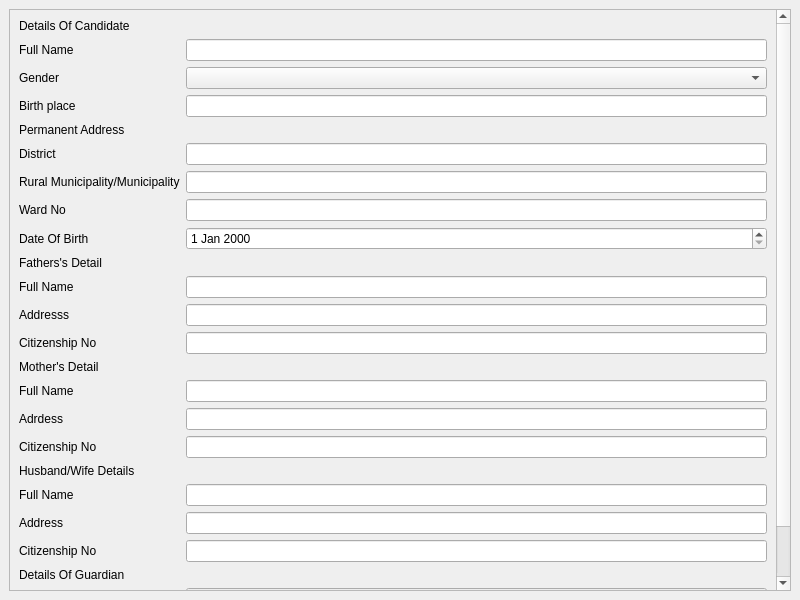
<?xml version="1.0" encoding="UTF-8"?>
<ui version="4.0">
 <class>MainWindow</class>
 <widget class="QMainWindow" name="MainWindow">
  <property name="geometry">
   <rect>
    <x>0</x>
    <y>0</y>
    <width>800</width>
    <height>600</height>
   </rect>
  </property>
  <property name="windowTitle">
   <string>Nepali Citizenship Requset</string>
  </property>
  <widget class="QWidget" name="centralwidget">
   <layout class="QGridLayout" name="gridLayout">
    <item row="0" column="0">
     <widget class="QScrollArea" name="scrollArea">
      <property name="widgetResizable">
       <bool>true</bool>
      </property>
      <widget class="QWidget" name="scrollAreaWidgetContents">
       <property name="geometry">
        <rect>
         <x>0</x>
         <y>-135</y>
         <width>755</width>
         <height>711</height>
        </rect>
       </property>
       <layout class="QGridLayout" name="gridLayout_2">
        <item row="0" column="0">
         <widget class="QLabel" name="label">
          <property name="text">
           <string>Details Of Candidate</string>
          </property>
         </widget>
        </item>
        <item row="1" column="0">
         <layout class="QFormLayout" name="formLayout">
          <item row="0" column="0">
           <widget class="QLabel" name="fullNameLabel">
            <property name="text">
             <string>Full Name</string>
            </property>
           </widget>
          </item>
          <item row="0" column="1">
           <widget class="QLineEdit" name="fullNameLineEdit"/>
          </item>
          <item row="1" column="0">
           <widget class="QLabel" name="genderLabel">
            <property name="text">
             <string>Gender</string>
            </property>
           </widget>
          </item>
          <item row="1" column="1">
           <widget class="QComboBox" name="genderComboBox"/>
          </item>
          <item row="2" column="0">
           <widget class="QLabel" name="birthPlaceLabel">
            <property name="text">
             <string>Birth place</string>
            </property>
           </widget>
          </item>
          <item row="2" column="1">
           <widget class="QLineEdit" name="birthPlaceLineEdit"/>
          </item>
          <item row="3" column="0">
           <widget class="QLabel" name="permanentAdressLabel">
            <property name="text">
             <string>Permanent Address</string>
            </property>
           </widget>
          </item>
          <item row="4" column="0">
           <widget class="QLabel" name="districtLabel">
            <property name="text">
             <string>District</string>
            </property>
           </widget>
          </item>
          <item row="4" column="1">
           <widget class="QLineEdit" name="districtLineEdit"/>
          </item>
          <item row="5" column="0">
           <widget class="QLabel" name="MunicipalityLabel">
            <property name="text">
             <string>Rural Municipality/Municipality</string>
            </property>
           </widget>
          </item>
          <item row="5" column="1">
           <widget class="QLineEdit" name="MunicipalityLineEdit"/>
          </item>
          <item row="6" column="0">
           <widget class="QLabel" name="wardNoLabel">
            <property name="text">
             <string>Ward No</string>
            </property>
           </widget>
          </item>
          <item row="6" column="1">
           <widget class="QLineEdit" name="wardNoLineEdit"/>
          </item>
          <item row="7" column="0">
           <widget class="QLabel" name="dateOfBirthLabel">
            <property name="text">
             <string>Date Of Birth</string>
            </property>
           </widget>
          </item>
          <item row="7" column="1">
           <widget class="QDateEdit" name="dateOfBirthDateEdit"/>
          </item>
          <item row="8" column="0">
           <widget class="QLabel" name="fathersSDetailLabel">
            <property name="text">
             <string>Fathers's Detail</string>
            </property>
           </widget>
          </item>
          <item row="9" column="0">
           <widget class="QLabel" name="fullNameLabel_2">
            <property name="text">
             <string>Full Name</string>
            </property>
           </widget>
          </item>
          <item row="9" column="1">
           <widget class="QLineEdit" name="fullNameLineEdit_2"/>
          </item>
          <item row="10" column="0">
           <widget class="QLabel" name="adresssLabel">
            <property name="text">
             <string>Addresss</string>
            </property>
           </widget>
          </item>
          <item row="10" column="1">
           <widget class="QLineEdit" name="adresssLineEdit"/>
          </item>
          <item row="11" column="0">
           <widget class="QLabel" name="citizenshipNoLabel">
            <property name="text">
             <string>Citizenship No</string>
            </property>
           </widget>
          </item>
          <item row="11" column="1">
           <widget class="QLineEdit" name="citizenshipNoLineEdit"/>
          </item>
          <item row="12" column="0">
           <widget class="QLabel" name="motherSDetailLabel">
            <property name="text">
             <string>Mother's Detail</string>
            </property>
           </widget>
          </item>
          <item row="13" column="0">
           <widget class="QLabel" name="fullNameLabel_3">
            <property name="text">
             <string>Full Name</string>
            </property>
           </widget>
          </item>
          <item row="13" column="1">
           <widget class="QLineEdit" name="fullNameLineEdit_3"/>
          </item>
          <item row="14" column="0">
           <widget class="QLabel" name="adrdessLabel">
            <property name="text">
             <string>Adrdess</string>
            </property>
           </widget>
          </item>
          <item row="14" column="1">
           <widget class="QLineEdit" name="adrdessLineEdit"/>
          </item>
          <item row="15" column="0">
           <widget class="QLabel" name="citizenshipNoLabel_2">
            <property name="text">
             <string>Citizenship No</string>
            </property>
           </widget>
          </item>
          <item row="15" column="1">
           <widget class="QLineEdit" name="citizenshipNoLineEdit_2"/>
          </item>
          <item row="16" column="0">
           <widget class="QLabel" name="husbandWifeDetailsLabel">
            <property name="text">
             <string>Husband/Wife Details</string>
            </property>
           </widget>
          </item>
          <item row="17" column="0">
           <widget class="QLabel" name="fullNameLabel_4">
            <property name="text">
             <string>Full Name</string>
            </property>
           </widget>
          </item>
          <item row="17" column="1">
           <widget class="QLineEdit" name="fullNameLineEdit_4"/>
          </item>
          <item row="18" column="0">
           <widget class="QLabel" name="addressLabel">
            <property name="text">
             <string>Address</string>
            </property>
           </widget>
          </item>
          <item row="18" column="1">
           <widget class="QLineEdit" name="addressLineEdit"/>
          </item>
          <item row="19" column="0">
           <widget class="QLabel" name="citizenshipNoLabel_3">
            <property name="text">
             <string>Citizenship No</string>
            </property>
           </widget>
          </item>
          <item row="19" column="1">
           <widget class="QLineEdit" name="citizenshipNoLineEdit_3"/>
          </item>
          <item row="20" column="0">
           <widget class="QLabel" name="detailsOfGuardianLabel">
            <property name="text">
             <string>Details Of Guardian</string>
            </property>
           </widget>
          </item>
          <item row="21" column="0">
           <widget class="QLabel" name="fullNameLabel_5">
            <property name="text">
             <string>Full Name</string>
            </property>
           </widget>
          </item>
          <item row="21" column="1">
           <widget class="QLineEdit" name="fullNameLineEdit_5"/>
          </item>
          <item row="22" column="0">
           <widget class="QLabel" name="addressLabel_2">
            <property name="text">
             <string>Address</string>
            </property>
           </widget>
          </item>
          <item row="22" column="1">
           <widget class="QLineEdit" name="addressLineEdit_2"/>
          </item>
         </layout>
        </item>
       </layout>
      </widget>
     </widget>
    </item>
   </layout>
  </widget>
 </widget>
 <resources/>
 <connections/>
</ui>
